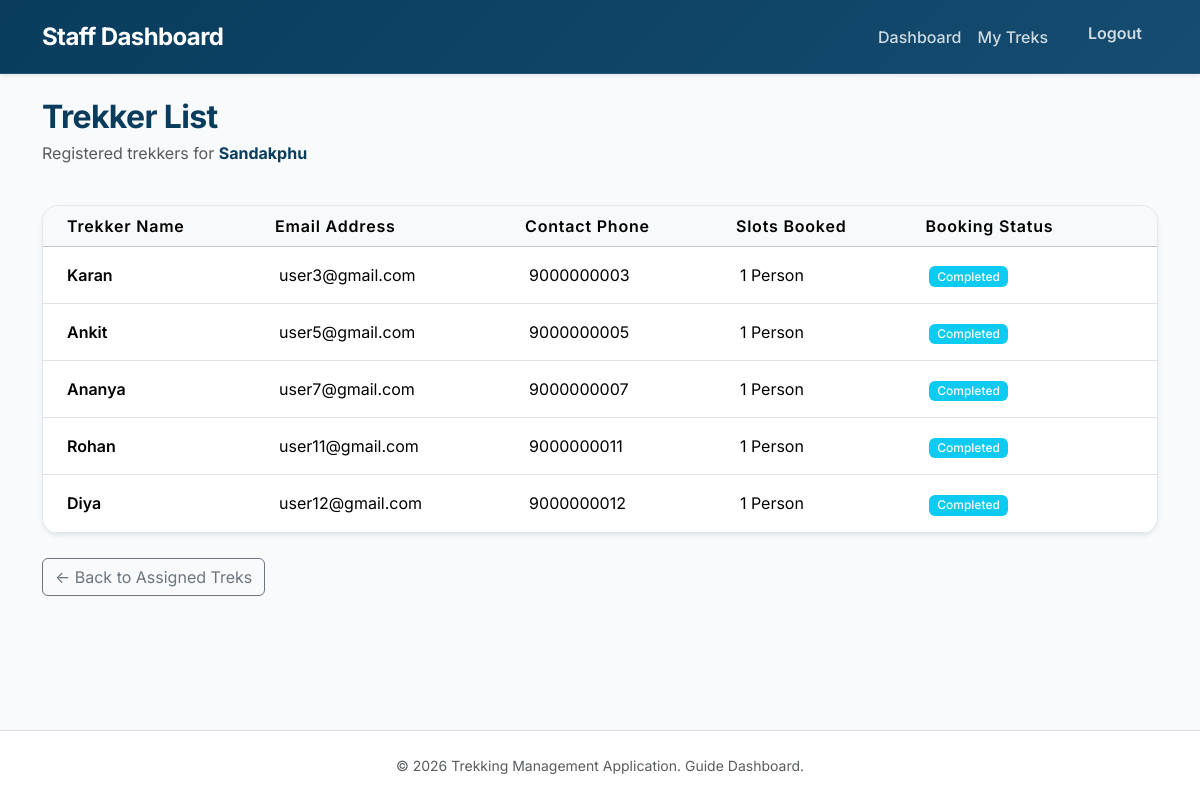
/staff/participants/1 (signed in), run on an earlier commit of the app's database.
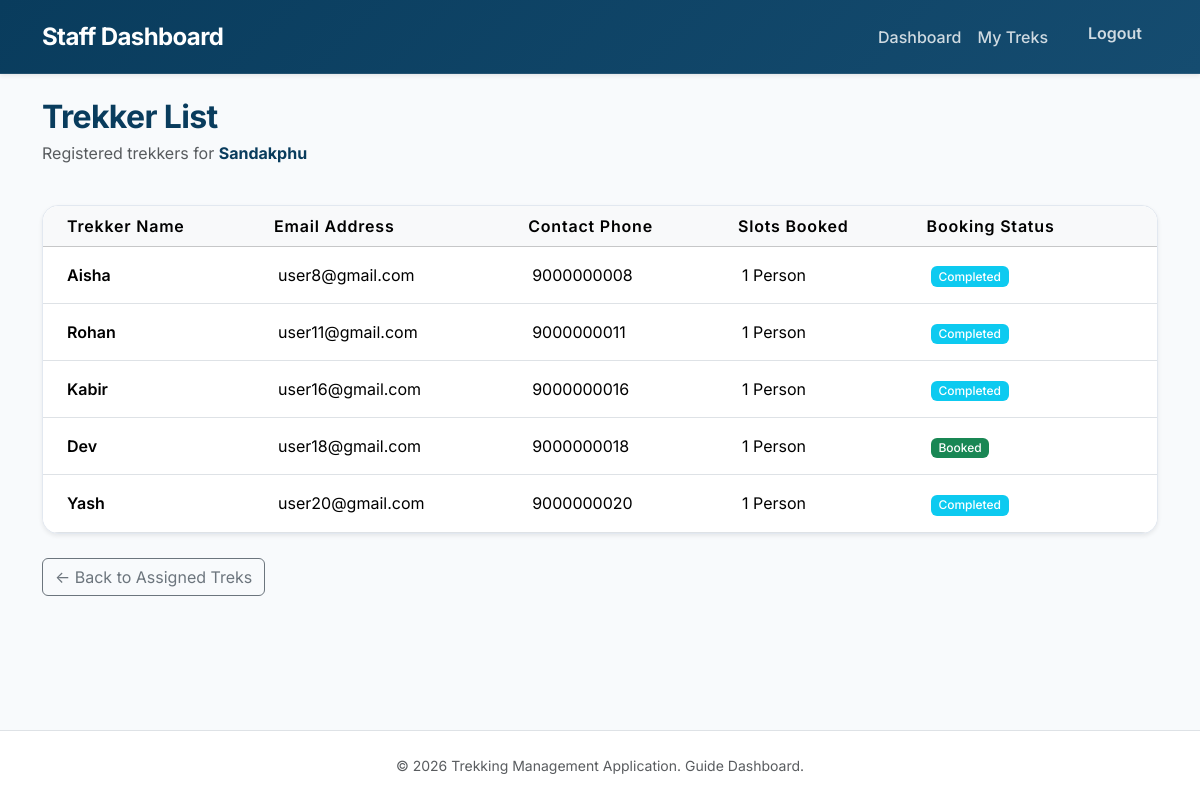
And on a later commit of the database.
### models.py (models this page shows, shortened)
class Booking(db.Model):
    __tablename__ = "booking"
    id = db.Column(db.Integer, primary_key=True)
    user_id = db.Column(
        db.Integer,
        db.ForeignKey("user.id"),
        nullable=False
    )
    trek_id = db.Column(
        db.Integer,
        db.ForeignKey("trek.id"),
        nullable=False
    )
    booking_date = db.Column(db.DateTime)
    number_of_people = db.Column(
        db.Integer,
        default=1,
        nullable=False
    )
    status = db.Column(
        db.String(20),
        default="Booked"
    )

class User(UserMixin, db.Model):
    __tablename__ = "user"
    id = db.Column(db.Integer, primary_key=True)
    username = db.Column(db.String(100), unique=True, nullable=False)
    email = db.Column(db.String(100), unique=True, nullable=False)
    name = db.Column(db.String(100), nullable=False)
    phone = db.Column(db.String(20))
    password = db.Column(db.String(255), nullable=False)
    role = db.Column(db.String(20), default="user")
    status = db.Column(db.String(20),default="approved")
    bookings = db.relationship("Booking", backref="user", lazy=True)

### routes/staff.py (the view)
@staff.route("/participants/<int:id>")
@login_required
@staff_required
def participants(id):
    trek = Trek.query.get_or_404(id)
    if trek.assigned_staff != current_user.id:
        flash("Access Denied!", "danger")
        return redirect(url_for("staff.assigned_treks"))
    bookings = Booking.query.filter_by(
        trek_id=id
    ).all()
    return render_template(
        "staff/participants.html",
        trek=trek,
        bookings=bookings
    )

### app.py (called while the page is built)
@login_manager.user_loader
def load_user(user_id):
    return User.query.get(int(user_id))

### routes/staff.py (called while the page is built)
def staff_required(func):
    @wraps(func)
    def wrapper(*args, **kwargs):
        if not current_user.is_authenticated:
            return redirect(url_for("auth.login"))
        if current_user.role != "staff":
            flash("Access Denied!", "danger")
            return redirect(url_for("auth.login"))
        if current_user.status != "approved":
            flash("Your account is awaiting admin approval.", "warning")
            return redirect(url_for("auth.login"))
        return func(*args, **kwargs)
    return wrapper

### templates/staff/participants.html (shortened to what this page needs)
{% extends "staff/base.html" %}
{% block content %}
<div class="row align-items-center mb-4">
    <div class="col-12">
        <h2 class="fw-bold mb-1" style="color: var(--primary); letter-spacing: -0.02em;">Trekker List</h2>
        <p class="text-muted">Registered trekkers for <strong style="color: var(--primary);">{{ trek.name }}</strong></p>
    </div>
</div>
<div class="card shadow-sm">
    <div class="table-responsive">
        <table class="table table-hover align-middle mb-0 bg-white">
            <thead class="table-light">
                <tr>
                    <th class="ps-4">Trekker Name</th>
                    <th>Email Address</th>
                    <th>Contact Phone</th>
                    <th>Slots Booked</th>
                    <th class="pe-4">Booking Status</th>
                </tr>
            </thead>
            <tbody>
            {% for booking in bookings %}
                <tr>
                    <td class="ps-4 fw-semibold">{{ booking.user.name }}</td>
                    <td>{{ booking.user.email }}</td>
                    <td>{{ booking.user.phone or '-' }}</td>
                    <td>{{ booking.number_of_people }} Person</td>
                    <td class="pe-4">
                        {% if booking.status == "Booked" %}
                            <span class="badge bg-success text-white">Booked</span>
                        {% elif booking.status == "Completed" %}
                            <span class="badge bg-info text-white">Completed</span>
                        {% else %}
                            <span class="badge bg-secondary text-white">{{ booking.status }}</span>
                        {% endif %}
                    </td>
                </tr>
            {% else %}
                <tr>
                    <td colspan="5" class="text-center py-4 text-muted">
                        No trekkers registered for this expedition yet.
                    </td>
                </tr>
            {% endfor %}
            </tbody>
        </table>
    </div>
</div>
<div class="mt-4">
    <a href="{{ url_for('staff.assigned_treks') }}" class="btn btn-outline-secondary">
        &larr; Back to Assigned Treks
    </a>
</div>
{% endblock %}

What changed in the data, as far as the page shows it:
no longer on this page (row edited): Booking: user.name "Karan", user.email "user3@gmail.com", user "9000000003", number_of_people "1", status "Completed"
no longer on this page (row edited): Booking: user.name "Ankit", user.email "user5@gmail.com", user "9000000005", number_of_people "1", status "Completed"
no longer on this page (row edited): Booking: user.name "Ananya", user.email "user7@gmail.com", user "9000000007", number_of_people "1", status "Completed"
no longer on this page (row edited): Booking: user.name "Diya", user.email "user12@gmail.com", user "9000000012", number_of_people "1", status "Completed"
now on this page (row edited): Booking: user.name "Aisha", user.email "user8@gmail.com", user "9000000008", number_of_people "1", status "Completed"
now on this page (row edited): Booking: user.name "Kabir", user.email "user16@gmail.com", user "9000000016", number_of_people "1", status "Completed"
now on this page (row edited): Booking: user.name "Dev", user.email "user18@gmail.com", user "9000000018", number_of_people "1", status "Booked"
now on this page (row edited): Booking: user.name "Yash", user.email "user20@gmail.com", user "9000000020", number_of_people "1", status "Completed"
